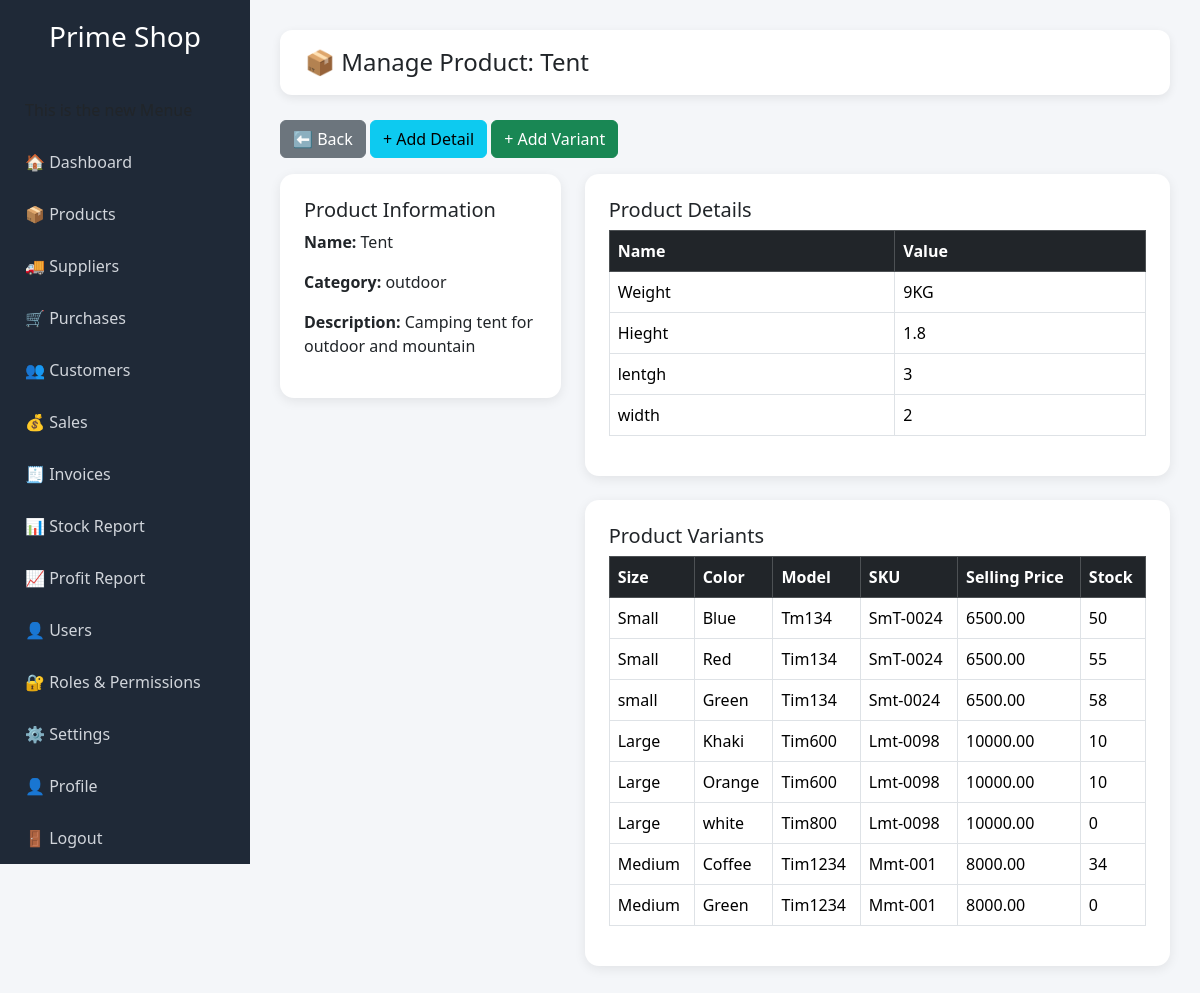
The app's page /products/1/manage/ (signed in) with its own data.
### shop/models.py (models this page shows, shortened)
class Product(models.Model):
    name = models.CharField(max_length=150)
    category = models.CharField(max_length=100, blank=True)
    description = models.TextField(blank=True)

class ProductDetail(models.Model):
    product = models.ForeignKey(Product, on_delete=models.CASCADE, related_name="details")
    name = models.CharField(max_length=100)
    value = models.CharField(max_length=200)

class ProductVariant(models.Model):
    product = models.ForeignKey(Product, on_delete=models.CASCADE, related_name="variants")
    size = models.CharField(max_length=50, blank=True)
    color = models.CharField(max_length=50, blank=True)
    model = models.CharField(max_length=100, blank=True)
    sku = models.CharField(max_length=100, blank=True)
    selling_price = models.DecimalField(max_digits=10, decimal_places=2)
    low_stock_alert = models.PositiveIntegerField(default=5)
    def total_purchased(self):
        return sum(item.quantity for item in self.purchase_items.all())
    def total_sold(self):
        return sum(item.quantity for item in self.sale_items.all())
    def current_stock(self):
        return self.total_purchased() - self.total_sold()

class PurchaseItem(models.Model):
    purchase = models.ForeignKey(Purchase, on_delete=models.CASCADE, related_name="items")
    variant = models.ForeignKey(ProductVariant, on_delete=models.CASCADE, related_name="purchase_items")
    quantity = models.PositiveIntegerField()
    buying_price = models.DecimalField(max_digits=10, decimal_places=2)

class SaleItem(models.Model):
    sale = models.ForeignKey(Sale, on_delete=models.CASCADE, related_name="items")
    variant = models.ForeignKey(ProductVariant, on_delete=models.CASCADE, related_name="sale_items")
    quantity = models.PositiveIntegerField()
    selling_price = models.DecimalField(max_digits=10, decimal_places=2)

### shop/views.py (the view)
# urls.py: path('products/<int:product_id>/manage/', views.product_manage, name='product_manage'),
@login_required
def product_manage(request, product_id):
    product = Product.objects.get(id=product_id)
    variants = product.variants.all()
    details = product.details.all()
    return render(request, 'shop/product_manage.html', {
        'product': product,
        'variants': variants,
        'details': details,
    })

### shop/templates/shop/product_manage.html (shortened to what this page needs)
{% extends 'shop/base.html' %}
{% block page_title %}
📦 Manage Product: {{ product.name }}
{% endblock %}
{% block content %}
<div class="mb-3">
    <a href="/products/" class="btn btn-secondary">⬅ Back</a>
    <a href="{% url 'product_detail_add' product.id %}" class="btn btn-info">+ Add Detail</a>
    <a href="{% url 'product_variant_add' product.id %}" class="btn btn-success">+ Add Variant</a>
</div>
<div class="row g-4">
    <div class="col-md-4">
        <div class="card card-box p-4">
            <h5>Product Information</h5>
            <p><strong>Name:</strong> {{ product.name }}</p>
            <p><strong>Category:</strong> {{ product.category }}</p>
            <p><strong>Description:</strong> {{ product.description }}</p>
        </div>
    </div>
    <div class="col-md-8">
        <div class="card card-box p-4 mb-4">
            <h5>Product Details</h5>
            <table class="table table-bordered">
                <tr class="table-dark">
                    <th>Name</th>
                    <th>Value</th>
                </tr>
                {% for detail in details %}
                <tr>
                    <td>{{ detail.name }}</td>
                    <td>{{ detail.value }}</td>
                </tr>
                {% empty %}
                <tr>
                    <td colspan="2" class="text-center text-muted">No details added.</td>
                </tr>
                {% endfor %}
            </table>
        </div>
        <div class="card card-box p-4">
            <h5>Product Variants</h5>
            <table class="table table-bordered table-hover">
                <tr class="table-dark">
                    <th>Size</th>
                    <th>Color</th>
                    <th>Model</th>
                    <th>SKU</th>
                    <th>Selling Price</th>
                    <th>Stock</th>
                </tr>
                {% for variant in variants %}
                <tr>
                    <td>{{ variant.size }}</td>
                    <td>{{ variant.color }}</td>
                    <td>{{ variant.model }}</td>
                    <td>{{ variant.sku }}</td>
                    <td>{{ variant.selling_price }}</td>
                    <td>{{ variant.current_stock }}</td>
                </tr>
                {% empty %}
                <tr>
                    <td colspan="6" class="text-center text-muted">No variants added.</td>
                </tr>
                {% endfor %}
            </table>
        </div>
    </div>
</div>
{% endblock %}

### shop/templates/shop/base.html (style rules this page uses)
body { background: #f4f6f9; }
.card-box { border: none; border-radius: 14px; box-shadow: 0 3px 12px rgba(0,0,0,0.08); }

### records on screen
Product: name "Tent", category "outdoor", description "Camping tent for outdoor and mountain"
ProductDetail: name "Weight", value "9KG"
ProductDetail: name "Hieght", value "1.8"
ProductDetail: name "lentgh", value "3"
ProductDetail: name "width", value "2"
ProductVariant: size "Small", color "Blue", model "Tm134", sku "SmT-0024", selling_price "6500.00", current_stock "50"
ProductVariant: size "Small", color "Red", model "Tim134", sku "SmT-0024", selling_price "6500.00", current_stock "55"
ProductVariant: size "small", color "Green", model "Tim134", sku "Smt-0024", selling_price "6500.00", current_stock "58"
ProductVariant: size "Large", color "Khaki", model "Tim600", sku "Lmt-0098", selling_price "10000.00", current_stock "10"
ProductVariant: size "Large", color "Orange", model "Tim600", sku "Lmt-0098", selling_price "10000.00", current_stock "10"
ProductVariant: size "Large", color "white", model "Tim800", sku "Lmt-0098", selling_price "10000.00", current_stock "0"
ProductVariant: size "Medium", color "Coffee", model "Tim1234", sku "Mmt-001", selling_price "8000.00", current_stock "34"
ProductVariant: size "Medium", color "Green", model "Tim1234", sku "Mmt-001", selling_price "8000.00", current_stock "0"
